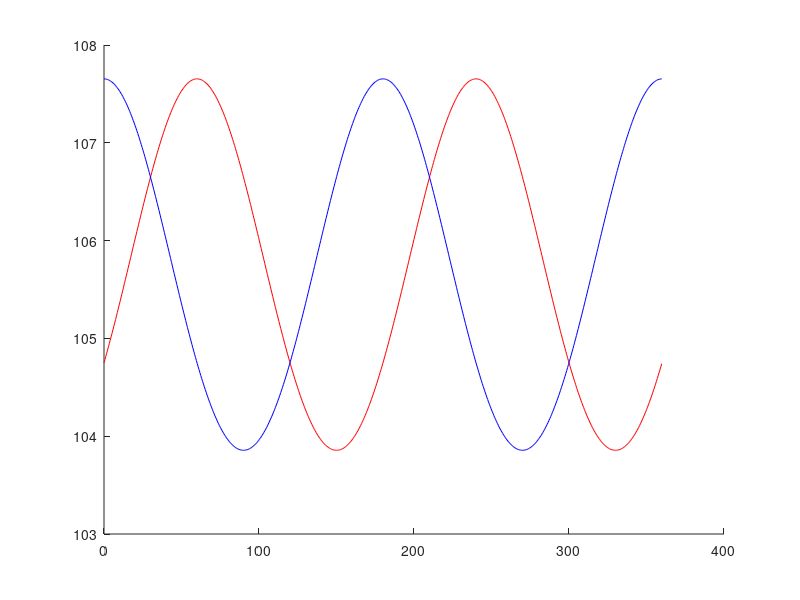

Here is the MATLAB script that generated this plot: (Note: this script raises an error after producing the figure.)
figure1=figure(1);
axes1 = axes('Parent',figure1);
hold(axes1,'on');
% figure2=figure(2);
% hold on;
% axes2 = axes('Parent',figure2);
% hold(axes2,'on');
mx="0";
m=0.2;
theta_f1=0:0.01:2*pi;
dead_time=0.0;
% m=0;
n=0;
D1=(1+m*sin(theta_f1)+(n/6)*sawtooth(3*theta_f1+pi/2,1/2))/2;
D1(D1<dead_time)=dead_time;
D1(D1>(1-dead_time))=1-dead_time;
% S1=(2/pi)*sin(pi*D1)*cos(theta_c);
S1=(2/pi)*sin(pi*(D1));
theta_f2=theta_f1-2*pi/3;
D2=(1+m*sin(theta_f2)+(n/6)*sawtooth(3*theta_f2+pi/2,1/2))/2;
D2(D2<dead_time)=dead_time;
D2(D2>(1-dead_time))=1-dead_time;
D2=(1+m*sin(theta_f2)+(n/6)*sawtooth(3*theta_f2+pi/2,1/2))/2;
S2=(2/pi)*sin(pi*(D2));

theta_f3=theta_f1+2*pi/3;
D3=(1+m*sin(theta_f3)+(n/6)*sawtooth(3*theta_f3+pi/2,1/2))/2;
D3(D3<dead_time)=dead_time;
D3(D3>(1-dead_time))=1-dead_time;
D3=(1+m*sin(theta_f3)+(n/6)*sawtooth(3*theta_f3+pi/2,1/2))/2;
S3=(2/pi)*sin(pi*(D3));

% figure();
% plot(theta_f1*180/pi,S1,'r')
% hold on;
% plot(theta_f1*180/pi,S2,'b')
% hold on;
% plot(theta_f1*180/pi,S3,'b')
% hold on;
% plot(theta_f1*180/pi,abs(S1-S2),'k')
% hold on;
% plot(theta_f1*180/pi,abs(S3-S2),'k')


lim_y=0.99;
y=(S1.^2+S2.^2-lim_y^2)./(2.*S1.*S2);
y(y>1)=1;
y(y<-1)=-1;
CPS1=acos(y);
% CPS=mod(CPS,2*pi);
S_1_2=sqrt(S1.^2+S2.^2-2*S1.*S2.*cos(CPS1));


alpha=atan(S1.*sin(pi-CPS1)./(S2+(S1.*cos(pi-CPS1))));


% lim_y=0.44;
y=(S3.^2+S2.^2-lim_y^2)./(2.*S3.*S2);
y(y>1)=1;
y(y<-1)=-1;
CPS2=acos(y);

S_3_2=sqrt(S3.^2+S2.^2-2*S3.*S2.*cos(CPS2));

beta=atan(S3.*sin(pi-CPS2)./(S2+(S3.*cos(pi-CPS2))));

S_total=sqrt(S_1_2.^2+S_3_2.^2-2*S_1_2.*S_3_2.*cos(pi-alpha-beta));

figure(1);
plot(theta_f1*180/pi,CPS1*180/pi,'r')
hold on;

hold on;
plot(theta_f1*180/pi,CPS2*180/pi,'b')
hold on;
plot(theta_f1*180/pi,CPS2_real*180/pi,'k')
hold on;

figure(2);
plot(theta_f1*180/pi,S_1_2,'r')
hold on;
plot(theta_f1*180/pi,S_3_2,'b')
hold on;
plot(theta_f1*180/pi,S_total,'k')
hold on;
